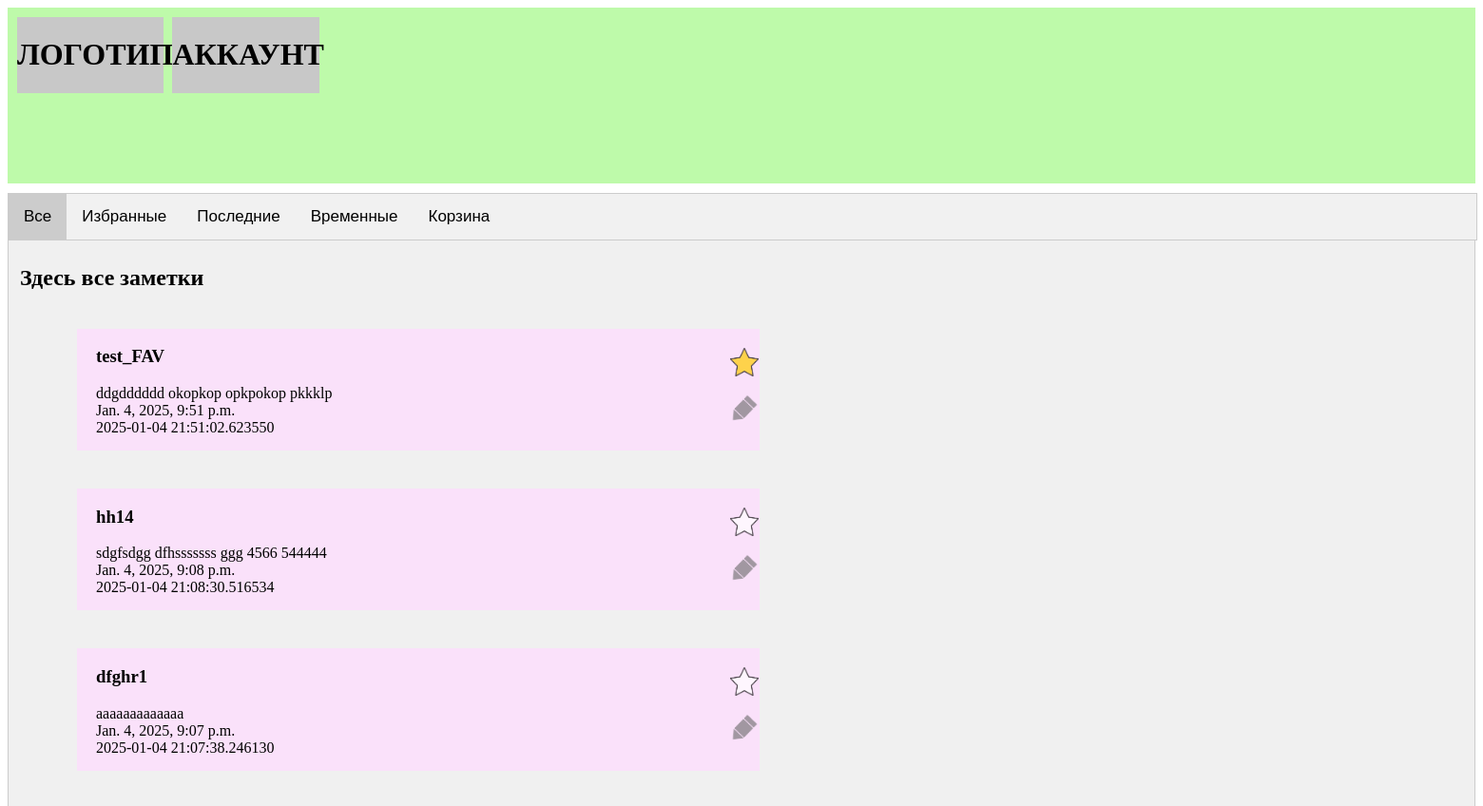
/ (upper part), run on an earlier commit of the app's database.
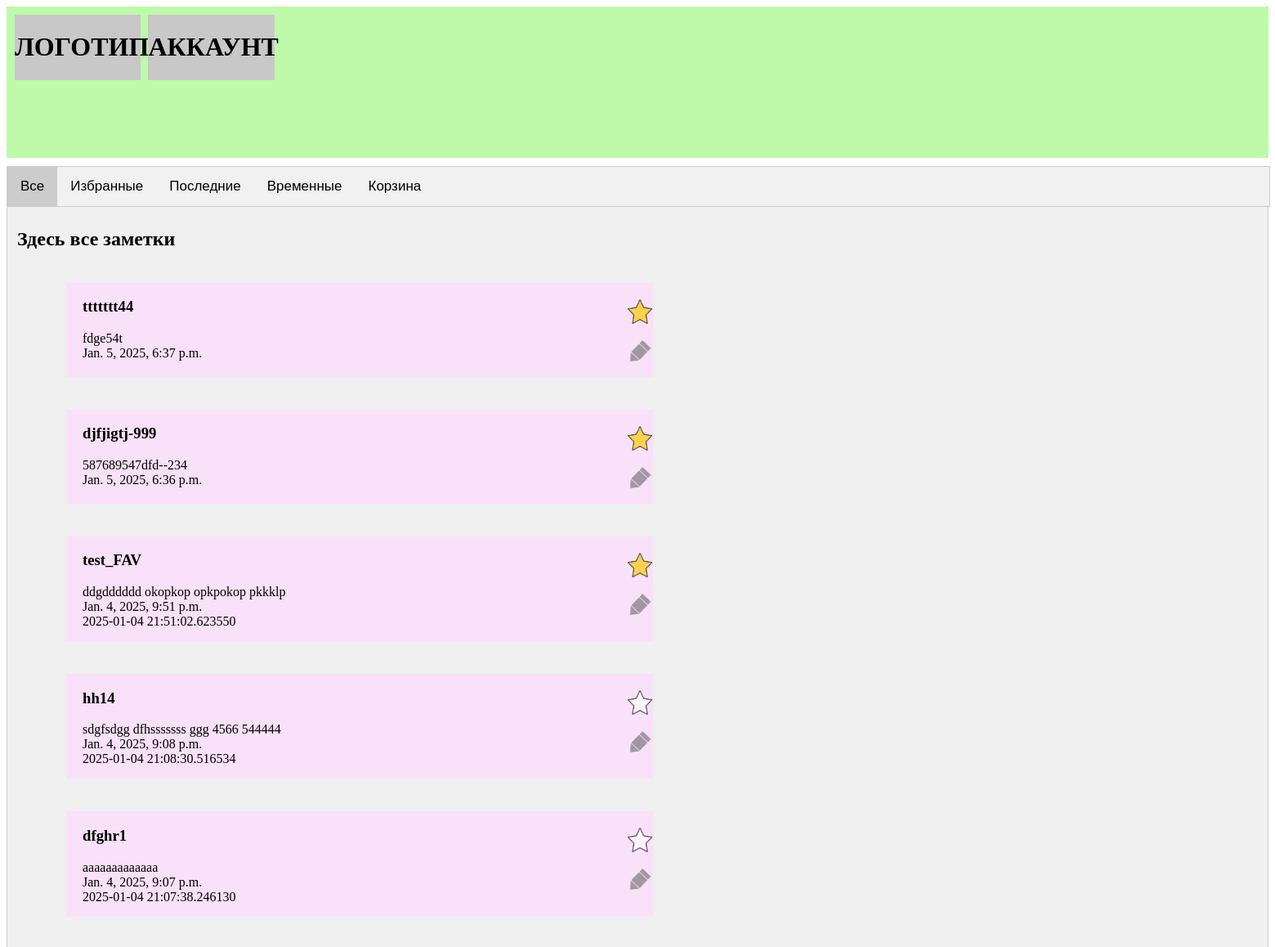
And on a later commit of the database.
### notesApp/models.py (models this page shows)
class Note(models.Model):
    title = models.CharField(max_length=200)
    content = models.TextField(blank=True, null=True)
    created_at = models.DateTimeField(auto_now_add=True)
    is_favorite = models.IntegerField(default=0)
    action_dt = models.TextField(blank=True, null=True)
    is_last = models.BooleanField(default=False)
    is_in_recycle = models.BooleanField(default=False)
    last_update = models.TextField(blank=True, null=True)

### notesApp/views.py (the view)
# urls.py: path('', views.note_list, name='note_list'),
def note_list(request):
    notes = Note.objects.all()
    notesDesc = Note.objects.order_by('-created_at')
    notesFavs = Note.objects.filter(is_favorite=1).order_by('-last_update').order_by('-created_at')
    notesTemp = Note.objects.exclude(action_dt='').order_by('-action_dt') #111
    notesLast = Note.objects.filter(is_last=1).order_by('-last_update').order_by('-created_at')
    notesRec = Note.objects.filter(is_in_recycle=1)
    return render(request, 'notesApp/note_list.html',
                  {'notes': notes, 'notesDesc': notesDesc, 'notesFavs': notesFavs, 'notesTemp': notesTemp,
                   'notesLast': notesLast, 'notesRec': notesRec})

### notesApp/templates/notesApp/note_list.html (shortened to what this page needs)
{% load static %}
<!DOCTYPE html>
<html>
<head>
    <link rel="stylesheet" href="{% static 'css/notesApp.css' %}">
</head>
<body>
    <header class="header-class">
        <div class="logo-class"><h1>ЛОГОТИП</h1></div>
        <div class="account-class"><h1>АККАУНТ</h1></div>
    </header>
    <div class="main-body-class">
        <div class="tab">
            <button class="tablinks" onclick="openSection(event, 'All')" id="defaultOpen">Все</button>
            <button class="tablinks" onclick="openSection(event, 'Favs')">Избранные</button>
            <button class="tablinks" onclick="openSection(event, 'Last')">Последние</button>
            <button class="tablinks" onclick="openSection(event, 'Time')">Временные</button>
            <button class="tablinks" onclick="openSection(event, 'Recycle')">Корзина</button>
        </div>
        <div id="All" class="tabcontent">
            <h2>Здесь все заметки</h2>
                {% for note in notesDesc %}
                    <div class="note-class">
                        <div class="left-note-content">
                            <h3>{{ note.title }} <br></h3>
                            {{ note.content }} <br>
                            {{ note.created_at }}<br>
                            {{ note.last_update }}
                        </div>
                        <div class="right-note-content">
                            {% if note.is_favorite %}
                                <img id="a-right-fav-0" name="favimg" src="/static/img/star_1.png" class="right-favs-img"/><br>
                            {% else %}
                                <img id="a-right-fav-1" name="favimg" src="/static/img/star_0.png" class="right-favs-img"/><br>
                            {% endif %}
                            <a onclick="updateNote({{note.id}});return false;">
                                <img id="a-right-update" name="favimg" src="/static/img/pencil.png" class="right-update-img"/>
                            </a>
                        </div>
                    </div>
                {% endfor %}
        </div>
    </div>
</body>
</html>

What changed in the data, as far as the page shows it:
added Note: title "ttttttt44", content "fdge54t", created_at "Jan. 5, 2025, 6:37 p.m.", is_favorite 1 (drawn)
added Note: title "djfjigtj-999", content "587689547dfd--234", created_at "Jan. 5, 2025, 6:36 p.m.", is_favorite 1 (drawn)
